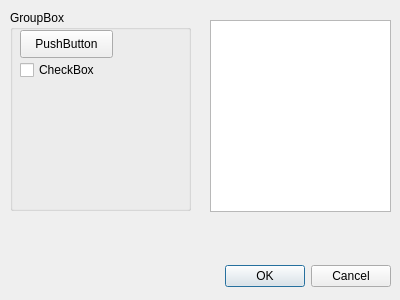
<?xml version="1.0" encoding="UTF-8"?>
<ui version="4.0">
 <class>Dialog</class>
 <widget class="QDialog" name="Dialog">
  <property name="geometry">
   <rect>
    <x>0</x>
    <y>0</y>
    <width>400</width>
    <height>300</height>
   </rect>
  </property>
  <property name="windowTitle">
   <string>Dialog</string>
  </property>
  <widget class="QDialogButtonBox" name="buttonBox">
   <property name="geometry">
    <rect>
     <x>50</x>
     <y>260</y>
     <width>341</width>
     <height>32</height>
    </rect>
   </property>
   <property name="orientation">
    <enum>Qt::Horizontal</enum>
   </property>
   <property name="standardButtons">
    <set>QDialogButtonBox::Cancel|QDialogButtonBox::Ok</set>
   </property>
  </widget>
  <widget class="QGroupBox" name="groupBox">
   <property name="geometry">
    <rect>
     <x>10</x>
     <y>10</y>
     <width>181</width>
     <height>201</height>
    </rect>
   </property>
   <property name="title">
    <string>GroupBox</string>
   </property>
   <widget class="QPushButton" name="pushButton">
    <property name="geometry">
     <rect>
      <x>10</x>
      <y>20</y>
      <width>93</width>
      <height>28</height>
     </rect>
    </property>
    <property name="text">
     <string>PushButton</string>
    </property>
   </widget>
   <widget class="QCheckBox" name="checkBox">
    <property name="geometry">
     <rect>
      <x>10</x>
      <y>50</y>
      <width>81</width>
      <height>20</height>
     </rect>
    </property>
    <property name="text">
     <string>CheckBox</string>
    </property>
   </widget>
  </widget>
  <widget class="QListView" name="listView">
   <property name="geometry">
    <rect>
     <x>210</x>
     <y>20</y>
     <width>181</width>
     <height>192</height>
    </rect>
   </property>
  </widget>
 </widget>
 <resources/>
 <connections>
  <connection>
   <sender>buttonBox</sender>
   <signal>accepted()</signal>
   <receiver>Dialog</receiver>
   <slot>accept()</slot>
   <hints>
    <hint type="sourcelabel">
     <x>248</x>
     <y>254</y>
    </hint>
    <hint type="destinationlabel">
     <x>157</x>
     <y>274</y>
    </hint>
   </hints>
  </connection>
  <connection>
   <sender>buttonBox</sender>
   <signal>rejected()</signal>
   <receiver>Dialog</receiver>
   <slot>reject()</slot>
   <hints>
    <hint type="sourcelabel">
     <x>316</x>
     <y>260</y>
    </hint>
    <hint type="destinationlabel">
     <x>286</x>
     <y>274</y>
    </hint>
   </hints>
  </connection>
 </connections>
</ui>
